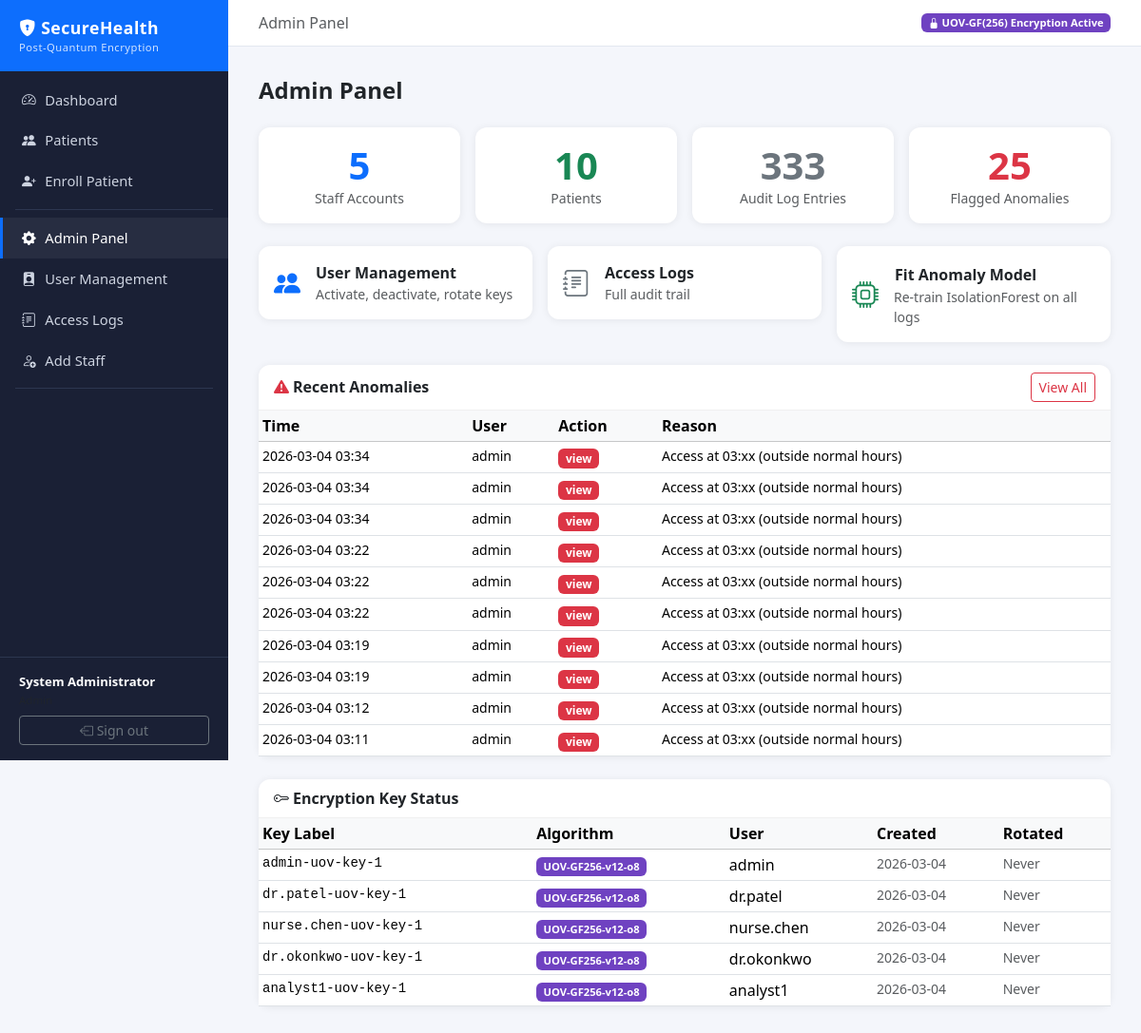
Page /admin/ (signed in) on the committed database.
### models.py (models this page shows, shortened)
class User(UserMixin, db.Model):
    __tablename__ = "users"
    id            = db.Column(db.Integer, primary_key=True)
    username      = db.Column(db.String(64),  unique=True, nullable=False, index=True)
    email         = db.Column(db.String(128), unique=True, nullable=False)
    password_hash = db.Column(db.String(256), nullable=False)
    full_name     = db.Column(db.String(128), nullable=False)
    role          = db.Column(db.String(16),  nullable=False, default=Role.NURSE)
    department    = db.Column(db.String(64))
    is_active     = db.Column(db.Boolean, default=True, nullable=False)
    created_at    = db.Column(db.DateTime, default=datetime.utcnow, nullable=False)
    last_login    = db.Column(db.DateTime)
    encryption_key = db.relationship("EncryptionKey", back_populates="user",
                                     uselist=False, cascade="all, delete-orphan")
    access_logs    = db.relationship("AccessLog", back_populates="user",
                                     lazy="dynamic", cascade="all, delete-orphan")
    patients_added = db.relationship("Patient", back_populates="added_by_user",
                                     lazy="dynamic")
    @property
    def is_admin(self):
        return self.role == Role.ADMIN

class AccessLog(db.Model):
    __tablename__ = "access_logs"
    id            = db.Column(db.Integer, primary_key=True)
    user_id       = db.Column(db.Integer, db.ForeignKey("users.id"), nullable=False, index=True)
    patient_id    = db.Column(db.Integer, db.ForeignKey("patients.id"), nullable=True, index=True)
    action        = db.Column(db.String(32), nullable=False)  # from ACTION_TYPES
    detail        = db.Column(db.String(256))                  # free-text context
    ip_address    = db.Column(db.String(45))                   # IPv4/IPv6
    user_agent    = db.Column(db.String(256))
    timestamp     = db.Column(db.DateTime, default=datetime.utcnow, nullable=False, index=True)
    is_anomalous  = db.Column(db.Boolean, default=False)
    anomaly_score = db.Column(db.Float)
    anomaly_reason = db.Column(db.String(512))
    user_role     = db.Column(db.String(16))
    user    = db.relationship("User",    back_populates="access_logs")
    patient = db.relationship("Patient", back_populates="access_logs")

class EncryptionKey(db.Model):
    __tablename__ = "encryption_keys"
    id              = db.Column(db.Integer, primary_key=True)
    user_id         = db.Column(db.Integer, db.ForeignKey("users.id"), unique=True, nullable=False)
    key_label       = db.Column(db.String(64), nullable=False)
    public_key_b64  = db.Column(db.Text, nullable=False)   # base64-JSON
    private_key_b64 = db.Column(db.Text, nullable=False)   # base64-JSON (keep secret)
    algorithm       = db.Column(db.String(32), default="UOV-GF256", nullable=False)
    created_at      = db.Column(db.DateTime, default=datetime.utcnow, nullable=False)
    rotated_at      = db.Column(db.DateTime)
    user = db.relationship("User", back_populates="encryption_key")

### routes/admin.py (the view)
@admin_bp.route("/")
@login_required
def dashboard():
    redir = _require_admin()
    if redir:
        return redir
    total_users     = User.query.count()
    total_patients  = Patient.query.count()
    total_logs      = AccessLog.query.count()
    anomaly_count   = AccessLog.query.filter_by(is_anomalous=True).count()
    recent_anomalies = (AccessLog.query
                         .filter_by(is_anomalous=True)
                         .order_by(AccessLog.timestamp.desc())
                         .limit(10).all())
    keys_status     = EncryptionKey.query.all()
    return render_template(
        "admin.html",
        total_users      = total_users,
        total_patients   = total_patients,
        total_logs       = total_logs,
        anomaly_count    = anomaly_count,
        recent_anomalies = recent_anomalies,
        keys_status      = keys_status,
    )

### main.py (called while the page is built)
def create_app(config_class=Config) -> Flask:
    app = Flask(__name__, instance_relative_config=True)
    app.config.from_object(config_class)
    os.makedirs(app.instance_path, exist_ok=True)
    db.init_app(app)
    login_manager = LoginManager(app)
    login_manager.login_view          = "auth.login"
    login_manager.login_message       = "Please sign in to access this page."
    login_manager.login_message_category = "warning"
    @login_manager.user_loader
    def load_user(user_id):
        return User.query.get(int(user_id))
    app.register_blueprint(auth_bp)
    app.register_blueprint(patients_bp)
    app.register_blueprint(admin_bp)
    with app.app_context():
        db.create_all()
        _seed_admin(app)
    return app

### routes/admin.py (called while the page is built)
def _require_admin():
    if not current_user.is_admin:
        flash("Admin access required.", "danger")
        return redirect(url_for("patients.dashboard"))
    return None

### templates/admin.html (shortened to what this page needs)
{% extends "base.html" %}
{% block breadcrumb %}
<li class="breadcrumb-item active">Admin Panel</li>
{% endblock %}
{% block content %}
<h4 class="fw-bold mb-4">Admin Panel</h4>
<div class="row g-3 mb-4">
  <div class="col-md-3"><div class="card text-center p-3">
    <div class="display-6 fw-bold text-primary">{{ total_users }}</div>
    <div class="text-muted small">Staff Accounts</div>
  </div></div>
  <div class="col-md-3"><div class="card text-center p-3">
    <div class="display-6 fw-bold text-success">{{ total_patients }}</div>
    <div class="text-muted small">Patients</div>
  </div></div>
  <div class="col-md-3"><div class="card text-center p-3">
    <div class="display-6 fw-bold text-secondary">{{ total_logs }}</div>
    <div class="text-muted small">Audit Log Entries</div>
  </div></div>
  <div class="col-md-3"><div class="card text-center p-3">
    <div class="display-6 fw-bold text-danger">{{ anomaly_count }}</div>
    <div class="text-muted small">Flagged Anomalies</div>
  </div></div>
</div>
<div class="row g-3 mb-4">
  <div class="col-md-4">
    <a href="{{ url_for('admin.users') }}" class="card text-decoration-none p-3 d-flex flex-row align-items-center gap-3">
      <i class="bi bi-people-fill text-primary fs-3"></i>
      <div><div class="fw-semibold">User Management</div><div class="text-muted small">Activate, deactivate, rotate keys</div></div>
    </a>
  </div>
  <div class="col-md-4">
    <a href="{{ url_for('admin.logs') }}" class="card text-decoration-none p-3 d-flex flex-row align-items-center gap-3">
      <i class="bi bi-journal-text text-secondary fs-3"></i>
      <div><div class="fw-semibold">Access Logs</div><div class="text-muted small">Full audit trail</div></div>
    </a>
  </div>
  <div class="col-md-4">
    <form method="POST" action="{{ url_for('admin.fit_anomaly_model') }}" class="card text-decoration-none p-3 d-flex flex-row align-items-center gap-3"
          style="cursor:pointer;" onsubmit="this.querySelector('button').disabled=true">
      <i class="bi bi-cpu fs-3 text-success"></i>
      <div>
        <button type="submit" class="btn btn-link p-0 fw-semibold text-dark text-decoration-none">Fit Anomaly Model</button>
        <div class="text-muted small">Re-train IsolationForest on all logs</div>
      </div>
    </form>
  </div>
</div>
<div class="card mb-4">
  <div class="card-header d-flex justify-content-between align-items-center">
    <span><i class="bi bi-exclamation-triangle-fill text-danger me-1"></i>Recent Anomalies</span>
    <a href="{{ url_for('admin.logs') }}?anomalies=1" class="btn btn-sm btn-outline-danger">View All</a>
  </div>
  <div class="table-responsive">
    <table class="table table-sm mb-0">
      <thead class="table-light">
        <tr><th>Time</th><th>User</th><th>Action</th><th>Reason</th></tr>
      </thead>
      <tbody>
        {% for log in recent_anomalies %}
        <tr class="anomaly-row">
          <td class="small">{{ log.timestamp.strftime('%Y-%m-%d %H:%M') }}</td>
          <td class="small">{{ log.user.username if log.user else log.user_id }}</td>
          <td><span class="badge bg-danger">{{ log.action }}</span></td>
          <td class="small">{{ log.anomaly_reason or '—' }}</td>
        </tr>
        {% else %}
        <tr><td colspan="4" class="text-center text-muted py-3">No anomalies detected yet. Click "Fit Anomaly Model" after logging activity.</td></tr>
        {% endfor %}
      </tbody>
    </table>
  </div>
</div>
<div class="card">
  <div class="card-header"><i class="bi bi-key me-1"></i>Encryption Key Status</div>
  <div class="table-responsive">
    <table class="table table-sm mb-0">
      <thead class="table-light">
        <tr><th>Key Label</th><th>Algorithm</th><th>User</th><th>Created</th><th>Rotated</th></tr>
      </thead>
      <tbody>
        {% for k in keys_status %}
        <tr>
          <td class="font-monospace small">{{ k.key_label }}</td>
          <td><span class="badge badge-pq">{{ k.algorithm }}</span></td>
          <td>{{ k.user.username if k.user else '—' }}</td>
          <td class="small text-muted">{{ k.created_at.strftime('%Y-%m-%d') }}</td>
          <td class="small text-muted">{{ k.rotated_at.strftime('%Y-%m-%d') if k.rotated_at else 'Never' }}</td>
        </tr>
        {% else %}
        <tr><td colspan="5" class="text-center text-muted py-3">No keys present</td></tr>
        {% endfor %}
      </tbody>
    </table>
  </div>
</div>
{% endblock %}

### templates/base.html (shortened to what this page needs)
<!DOCTYPE html>
<html lang="en">
<head>
  <link rel="stylesheet" href="https://cdn.jsdelivr.net/npm/bootstrap@5.3.2/dist/css/bootstrap.min.css">
  <link rel="stylesheet" href="https://cdn.jsdelivr.net/npm/bootstrap-icons@1.11.3/font/bootstrap-icons.css">
</head>
<body>
{% if current_user.is_authenticated %}
<div class="sidebar">
  <div class="brand">
    <i class="bi bi-shield-lock-fill"></i> SecureHealth
    <small>Post-Quantum Encryption</small>
  </div>
  <nav class="mt-2">
    <a href="{{ url_for('patients.dashboard') }}"
       class="{{ 'active' if request.endpoint == 'patients.dashboard' }}">
      <i class="bi bi-speedometer2"></i> Dashboard
    </a>
    <a href="{{ url_for('patients.list_patients') }}"
       class="{{ 'active' if 'patient' in request.endpoint and 'admin' not in request.endpoint }}">
      <i class="bi bi-people-fill"></i> Patients
    </a>
    <a href="{{ url_for('patients.add_patient') }}">
      <i class="bi bi-person-plus-fill"></i> Enroll Patient
    </a>
    <div class="divider"></div>
    {% if current_user.is_admin %}
    <a href="{{ url_for('admin.dashboard') }}"
       class="{{ 'active' if 'admin' in request.endpoint }}">
      <i class="bi bi-gear-fill"></i> Admin Panel
    </a>
    <a href="{{ url_for('admin.users') }}">
      <i class="bi bi-person-badge-fill"></i> User Management
    </a>
    <a href="{{ url_for('admin.logs') }}">
      <i class="bi bi-journal-text"></i> Access Logs
    </a>
    <a href="{{ url_for('auth.register') }}">
      <i class="bi bi-person-add"></i> Add Staff
    </a>
    <div class="divider"></div>
    {% endif %}
  </nav>
  <div class="user-info">
    <div class="text-white fw-semibold">{{ current_user.full_name }}</div>
    <div class="text-muted small">{{ current_user.role | title }}</div>
    <form action="{{ url_for('auth.logout') }}" method="post" class="mt-2">
      <button class="btn btn-sm btn-outline-secondary w-100">
        <i class="bi bi-box-arrow-left"></i> Sign out
      </button>
    </form>
  </div>
</div>
{% endif %}
<div class="{{ 'main' if current_user.is_authenticated }}">
  {% if current_user.is_authenticated %}
  <div class="topbar">
    <nav aria-label="breadcrumb">
      <ol class="breadcrumb">
        {% block breadcrumb %}{% endblock %}
      </ol>
    </nav>
    <span class="badge badge-pq">
      <i class="bi bi-lock-fill"></i> UOV-GF(256) Encryption Active
    </span>
  </div>
  {% endif %}
  {% block content %}{% endblock %}
</div>
</body>
</html>

### templates/base.html (style rules this page uses)
:root { --accent: #0d6efd; --danger: #dc3545; --success: #198754; }
body { background: #f4f6fb; font-family: 'Segoe UI', sans-serif; }
.sidebar { min-height: 100vh; background: #1a2035; color: #cdd3e0; width: 240px; position: fixed; top: 0; left: 0; z-index: 100; display: flex; flex-direction: column; padding-top: 0; }
.sidebar .brand { background: #0d6efd; color: #fff; padding: 1rem 1.25rem; font-weight: 700; font-size: 1.1rem; letter-spacing: .5px; }
.sidebar .brand small { display: block; font-size: .7rem; font-weight: 400; opacity: .8; }
.sidebar nav a { display: flex; align-items: center; gap: .6rem; padding: .65rem 1.25rem; color: #cdd3e0; text-decoration: none; font-size: .92rem; border-left: 3px solid transparent; transition: all .15s; }
.sidebar nav a:hover, .sidebar nav a.active { background: rgba(255,255,255,.06); color: #fff; border-left-color: #0d6efd; }
.sidebar nav .divider { border-top: 1px solid #2d3650; margin: .5rem 1rem; }
.sidebar .user-info { margin-top: auto; padding: 1rem 1.25rem; border-top: 1px solid #2d3650; font-size: .82rem; }
.main { margin-left: 240px; padding: 2rem; min-height: 100vh; }
.topbar { background: #fff; border-bottom: 1px solid #e3e8f0; padding: .75rem 2rem; margin: -2rem -2rem 2rem -2rem; display: flex; justify-content: space-between; align-items: center; }
.topbar .breadcrumb { margin: 0; }
.card { border: none; border-radius: 12px; box-shadow: 0 1px 8px rgba(0,0,0,.07); }
.card-header { background: transparent; border-bottom: 1px solid #f0f0f0; font-weight: 600; }
.badge-pq { background: #6f42c1; color: #fff; font-size: .7rem; }
.anomaly-row { background: #fff5f5 !important; }

### rows in the picture
User: full_name "System Administrator"
AccessLog: timestamp "2026-03-04 03:34", user "admin", action "view", anomaly_reason "Access at 03:xx (outside normal hours)"
AccessLog: timestamp "2026-03-04 03:34", user "admin", action "view", anomaly_reason "Access at 03:xx (outside normal hours)"
AccessLog: timestamp "2026-03-04 03:34", user "admin", action "view", anomaly_reason "Access at 03:xx (outside normal hours)"
AccessLog: timestamp "2026-03-04 03:22", user "admin", action "view", anomaly_reason "Access at 03:xx (outside normal hours)"
AccessLog: timestamp "2026-03-04 03:22", user "admin", action "view", anomaly_reason "Access at 03:xx (outside normal hours)"
AccessLog: timestamp "2026-03-04 03:22", user "admin", action "view", anomaly_reason "Access at 03:xx (outside normal hours)"
AccessLog: timestamp "2026-03-04 03:19", user "admin", action "view", anomaly_reason "Access at 03:xx (outside normal hours)"
AccessLog: timestamp "2026-03-04 03:19", user "admin", action "view", anomaly_reason "Access at 03:xx (outside normal hours)"
AccessLog: timestamp "2026-03-04 03:12", user "admin", action "view", anomaly_reason "Access at 03:xx (outside normal hours)"
AccessLog: timestamp "2026-03-04 03:11", user "admin", action "view", anomaly_reason "Access at 03:xx (outside normal hours)"
EncryptionKey: key_label "admin-uov-key-1", algorithm "UOV-GF256-v12-o8", user "admin", created_at "2026-03-04", rotated_at "Never"
EncryptionKey: key_label "dr.patel-uov-key-1", algorithm "UOV-GF256-v12-o8", user "dr.patel", created_at "2026-03-04", rotated_at "Never"
EncryptionKey: key_label "nurse.chen-uov-key-1", algorithm "UOV-GF256-v12-o8", user "nurse.chen", created_at "2026-03-04", rotated_at "Never"
EncryptionKey: key_label "dr.okonkwo-uov-key-1", algorithm "UOV-GF256-v12-o8", user "dr.okonkwo", created_at "2026-03-04", rotated_at "Never"
EncryptionKey: key_label "analyst1-uov-key-1", algorithm "UOV-GF256-v12-o8", user "analyst1", created_at "2026-03-04", rotated_at "Never"

### other values in the picture
{{ total_users }} "5"
{{ total_patients }} "10"
{{ total_logs }} "333"
{{ anomaly_count }} "25"
